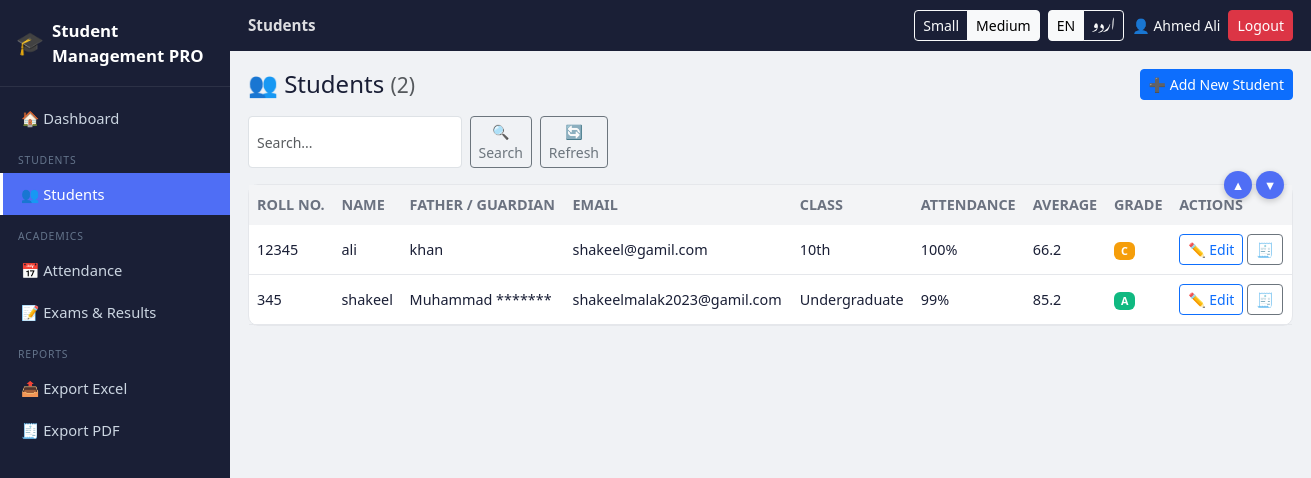
Page /students (signed in) on the committed database.
### tables this page shows
CREATE TABLE users(
        id INTEGER PRIMARY KEY AUTOINCREMENT,
        username TEXT UNIQUE NOT NULL,
        password_hash TEXT NOT NULL,
        full_name TEXT,
        role TEXT NOT NULL,
        density TEXT DEFAULT 'medium',
        created_at TEXT
    );

CREATE TABLE students(
        id INTEGER PRIMARY KEY AUTOINCREMENT,
        roll_no TEXT UNIQUE NOT NULL,
        name TEXT NOT NULL,
        father TEXT,
        email TEXT,
        class_name TEXT,
        age INTEGER,
        attendance REAL DEFAULT 100,
        student_user_id INTEGER,
        parent_user_id INTEGER,
        admission_fee REAL DEFAULT 5000,
        monthly_fee REAL DEFAULT 2000,
        fee_paid REAL DEFAULT 0,
        fee_pending REAL DEFAULT 7000,
        fee_status TEXT DEFAULT 'unpaid'
    );

### app.py (the view)
@app.route("/students")
@login_required(roles=["admin", "teacher"])
def students_list():
    db = get_db()
    q = request.args.get("q", "").strip().lower()
    rows = db.execute("SELECT * FROM students ORDER BY name").fetchall()
    if q:
        rows = [r for r in rows if q in r["name"].lower() or q in r["roll_no"].lower()
                or q in (r["class_name"] or "").lower()]
    enriched = []
    for r in rows:
        am = avg_for_student(r["id"])
        enriched.append({"row": r, "avg": am, "grade": grade_for(am)})
    return render_template("students_list.html", students=enriched, q=q)

### app.py (called while the page is built)
def get_db():
    if "db" not in g:
        g.db = sqlite3.connect(DB_PATH)
        g.db.row_factory = sqlite3.Row
        g.db.execute("PRAGMA foreign_keys = ON")
    return g.db

def current_user():
    uid = session.get("user_id")
    if not uid:
        return None
    db = get_db()
    return db.execute("SELECT * FROM users WHERE id=?", (uid,)).fetchone()

def login_required(roles=None):
    def deco(fn):
        @wraps(fn)
        def wrapper(*a, **kw):
            user = current_user()
            if not user:
                return redirect(url_for("login"))
            if roles and user["role"] not in roles:
                abort(403)
            return fn(*a, **kw)
        return wrapper
    return deco

def grade_for(m):
    if m >= 90: return "A+"
    if m >= 80: return "A"
    if m >= 70: return "B"
    if m >= 60: return "C"
    if m >= 50: return "D"
    return "F"

def get_student_marks(student_id):
    db = get_db()
    rows = db.execute("""
        SELECT s.id as subject_id, s.name, COALESCE(m.marks,0) as marks
        FROM subjects s LEFT JOIN marks m
          ON m.subject_id = s.id AND m.student_id = ?
        ORDER BY s.position, s.id
    """, (student_id,)).fetchall()
    return rows

def avg_for_student(student_id):
    rows = get_student_marks(student_id)
    vals = [r["marks"] for r in rows]
    return round(sum(vals) / len(vals), 1) if vals else 0.0

@app.context_processor
def inject_globals():
    lang = session.get("lang", "en")
    return dict(
        t=get_translator(lang),
        lang=lang,
        current_user=current_user(),
        density=(current_user()["density"] if current_user() else session.get("density", "medium")),
    )

### translations.py (called while the page is built)
def get_translator(lang):
    table = TRANSLATIONS.get(lang, TRANSLATIONS["en"])
    def t(key):
        return table.get(key, TRANSLATIONS["en"].get(key, key))
    return t

### templates/students_list.html (shortened to what this page needs)
{% extends "base.html" %}
{% block title %}{{ t('students') }}{% endblock %}
{% block content %}
<div class="d-flex justify-content-between align-items-center flex-wrap gap-2 mb-3">
  <h4 class="mb-0">👥 {{ t('students') }} <span class="text-muted small">({{ students|length }})</span></h4>
  <div class="d-flex gap-2">
    <a class="btn btn-primary btn-sm" href="{{ url_for('student_add') }}">➕ {{ t('add_new_student') }}</a>
  </div>
</div>
<form method="get" class="mb-3 d-flex gap-2" style="max-width:360px;">
  <input class="form-control form-control-sm" type="text" name="q" value="{{ q }}" placeholder="{{ t('search') }}...">
  <button class="btn btn-sm btn-outline-secondary" type="submit">🔍 {{ t('search') }}</button>
  <a class="btn btn-sm btn-outline-secondary" href="{{ url_for('students_list') }}">🔄 {{ t('refresh') }}</a>
</form>
<div class="scroll-panel">
  <div class="scroll-arrows">
    <button class="scroll-arrow-btn" onclick="scrollPanel('studentsTable','up')" title="{{ t('scroll_up') }}">▲</button>
    <button class="scroll-arrow-btn" onclick="scrollPanel('studentsTable','down')" title="{{ t('scroll_down') }}">▼</button>
  </div>
  <div class="scroll-body" id="studentsTable">
    <table class="pro-table">
      <thead><tr>
        <th>{{ t('roll_no') }}</th><th>{{ t('name') }}</th><th>{{ t('father') }}</th>
        <th>{{ t('email') }}</th><th>{{ t('class_name') }}</th><th>{{ t('attendance') }}</th>
        <th>{{ t('avg') }}</th><th>{{ t('grade') }}</th><th>{{ t('actions') }}</th>
      </tr></thead>
      <tbody>
      {% for e in students %}
        <tr>
          <td>{{ e.row['roll_no'] }}</td>
          <td>{{ e.row['name'] }}</td>
          <td>{{ e.row['father'] or '-' }}</td>
          <td>{{ e.row['email'] or '-' }}</td>
          <td>{{ e.row['class_name'] or '-' }}</td>
          <td>{{ '%.0f'|format(e.row['attendance']) }}%</td>
          <td>{{ e.avg }}</td>
          <td><span class="badge badge-grade-{{ e.grade.replace('+','p') }}">{{ e.grade }}</span></td>
          <td class="d-flex gap-1">
            <a class="btn btn-sm btn-outline-primary" href="{{ url_for('student_edit', sid=e.row['id']) }}">✏️ {{ t('edit') }}</a>
            <a class="btn btn-sm btn-outline-secondary" href="{{ url_for('export_pdf_one', sid=e.row['id']) }}">🧾</a>
          </td>
        </tr>
      {% else %}
        <tr><td colspan="9" class="text-center text-muted py-4">{{ t('no_data') }}</td></tr>
      {% endfor %}
      </tbody>
    </table>
  </div>
</div>
{% endblock %}

### templates/base.html (shortened to what this page needs)
<!DOCTYPE html>
<html lang="{{ lang }}" dir="{{ 'rtl' if lang == 'ur' else 'ltr' }}">
<head>
<link href="https://cdnjs.cloudflare.com/ajax/libs/bootstrap/5.3.3/css/bootstrap.min.css" rel="stylesheet">
<link href="{{ url_for('static', filename='css/style.css') }}" rel="stylesheet">
</head>
<body class="density-{{ density }} {{ 'rtl-mode' if lang == 'ur' else '' }}">
{% if current_user %}
<div class="d-flex app-shell">
  <nav class="sidebar d-none d-lg-flex flex-column">
    <div class="sidebar-brand">
      <span class="brand-icon">🎓</span>
      <span class="brand-text">{{ t('app_name') }}</span>
    </div>
    <div class="sidebar-nav">
      {% include "_nav_links.html" %}
    </div>
  </nav>
  <div class="main-col flex-grow-1">
    <header class="topbar d-flex align-items-center justify-content-between">
      <div class="d-flex align-items-center gap-2">
        <span class="topbar-title">{{ self.title() if self.title is defined else '' }}</span>
      </div>
      <div class="d-flex align-items-center gap-2 flex-wrap">
        <div class="btn-group btn-group-sm" role="group" aria-label="density">
          <a class="btn btn-outline-light {{ 'active' if density=='small' }}" href="{{ url_for('set_density', level='small') }}">{{ t('small') }}</a>
          <a class="btn btn-outline-light {{ 'active' if density=='medium' }}" href="{{ url_for('set_density', level='medium') }}">{{ t('medium') }}</a>
        </div>
        <div class="btn-group btn-group-sm" role="group" aria-label="lang">
          <a class="btn btn-outline-light {{ 'active' if lang=='en' }}" href="{{ url_for('set_lang', code='en') }}">EN</a>
          <a class="btn btn-outline-light {{ 'active' if lang=='ur' }}" href="{{ url_for('set_lang', code='ur') }}">اردو</a>
        </div>
        <span class="text-light small d-none d-sm-inline">👤 {{ current_user['full_name'] or current_user['username'] }}</span>
        <a class="btn btn-sm btn-danger" href="{{ url_for('logout') }}">{{ t('logout') }}</a>
      </div>
    </header>
    <main class="content-area">
      {% block content %}{% endblock %}
    </main>
  </div>
</div>
{% else %}
  {% block guest_content %}{% endblock %}
{% endif %}
</body>
</html>

### static/css/style.css (style rules this page uses)
:root { --sidebar-w: 230px; --navy: #1A1F36; --navy2: #252D4A; --accent: #4F6EF5; --bg: #F0F2F5; --card: #FFFFFF; --border: #E5E7EB; --text: #1A1F36; --text2: #6B7280; }
* { box-sizing: border-box; }
body { margin:0; background: var(--bg); color: var(--text); font-family: "Segoe UI", "Noto Nastaliq Urdu", system-ui, sans-serif; }
.app-shell { min-height: 100vh; }
.sidebar { width: var(--sidebar-w); min-width: var(--sidebar-w); background: var(--navy); color: #fff; height: 100vh; position: sticky; top: 0; }
.sidebar-brand { padding: 18px 16px; font-weight: 700; font-size: 1.05rem; border-bottom: 1px solid rgba(255,255,255,.08); display:flex; align-items:center; gap:8px; }
.brand-icon { font-size:1.4rem; }
.sidebar-nav { flex: 1 1 auto; overflow-y: auto; max-height: calc(100vh - 64px); padding: 10px 0 24px; scrollbar-width: thin; scrollbar-color: #475569 var(--navy); }
.topbar { background: var(--navy); color:#fff; padding: 10px 18px; position: sticky; top:0; z-index: 20; }
.topbar-title { font-weight:600; font-size: .95rem; opacity:.85; }
.main-col { min-height: 100vh; display:flex; flex-direction:column; }
.content-area { padding: 18px; flex:1 1 auto; }
.scroll-panel { position: relative; border: 1px solid var(--border); border-radius: 10px; background: var(--card); }
.scroll-panel .scroll-body { max-height: 480px; overflow-y: auto; overflow-x: auto; }
.scroll-arrows { position:absolute; right: 8px; top: -14px; display:flex; gap:4px; z-index:5; }
.scroll-arrow-btn { background: var(--accent); color:#fff; border:none; width:28px; height:28px; border-radius:50%; font-size:.8rem; line-height:1; cursor:pointer; box-shadow: 0 2px 6px rgba(0,0,0,.2); }
table.pro-table { width:100%; border-collapse: collapse; }
table.pro-table thead th { background: #F3F4F6; position: sticky; top:0; z-index:2; font-size:.78rem; text-transform:uppercase; color:var(--text2); padding:10px 8px; white-space:nowrap; }
table.pro-table td { padding:9px 8px; border-bottom:1px solid var(--border); font-size:.9rem; white-space:nowrap; }
body.density-medium table.pro-table td, body.density-medium table.pro-table th { padding:9px 8px; font-size:.9rem; }
.badge-grade-A, .badge-grade-Ap { background:#10B981; }
.badge-grade-C { background:#F59E0B; }

### rows in the picture
users: density "Medium", full_name "Ahmed Ali"
students: row.roll_no "12345", row.name "ali", father "khan", email "shakeel@gamil.com", class_name "10th", row.attendance "100"
students: row.roll_no "345", row.name "shakeel", father "Muhammad *******", email "shakeelmalak2023@gamil.com", class_name "Undergraduate", row.attendance "99"

### other values in the picture
{{ t('app_name') }} "Student Management PRO"
{{ t('dashboard') }} "Dashboard"
{{ t('students') }} "STUDENTS"
{{ t('students') }} "Students"
{{ t('attendance') }} "Attendance"
{{ t('exams_results') }} "Exams & Results"
{{ t('export_excel') }} "Export Excel"
{{ t('export_pdf') }} "Export PDF"
{{ t('small') }} "Small"
{{ t('logout') }} "Logout"
{{ students|length }} "2"
{{ t('add_new_student') }} "Add New Student"
{{ t('search') }} "Search"
{{ t('refresh') }} "Refresh"
{{ t('roll_no') }} "ROLL NO."
